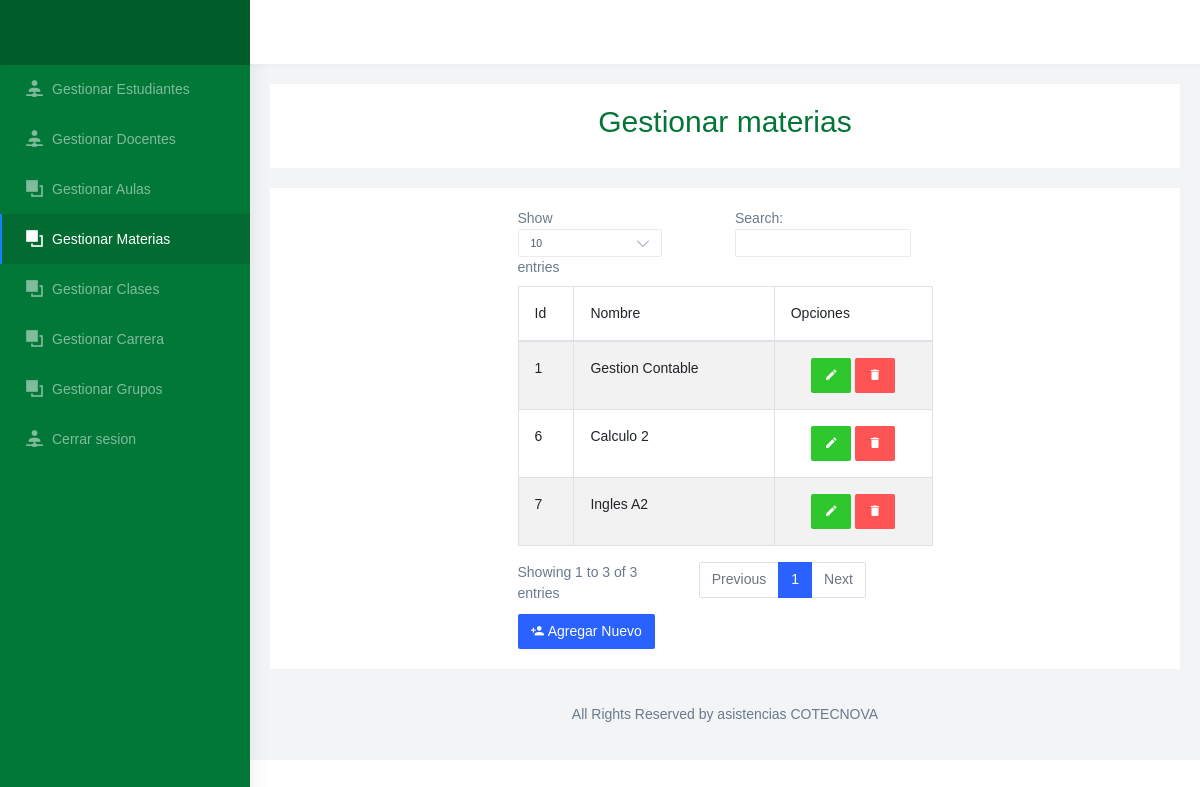
Before: /gestion_materias.php with the older database file.
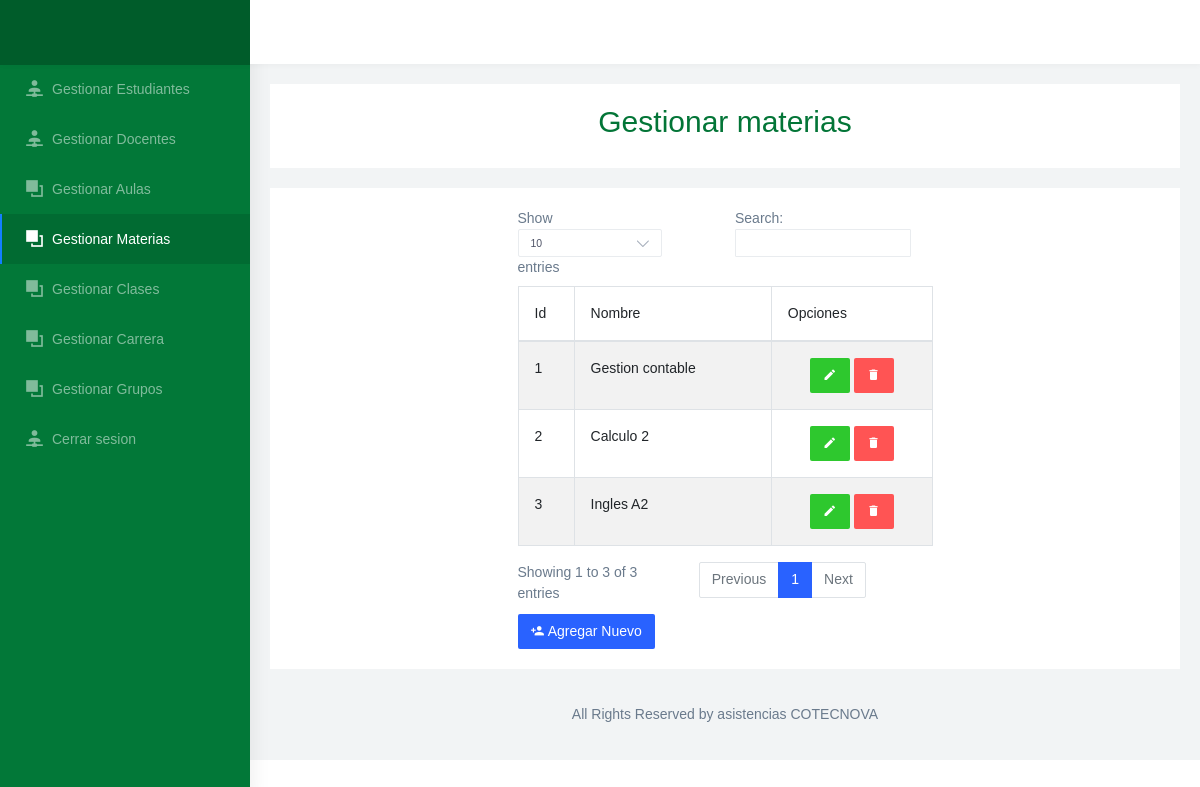
After: the same page with the newer database file.
### tables this page shows
CREATE TABLE `materia` (
  `id_materia` int(11) NOT NULL COMMENT 'Id de la materia',
  `nombre` varchar(45) NOT NULL COMMENT 'Nombre de la materia',
  `estado` int(11) NOT NULL COMMENT 'Activo o inactivo'
);

### Modelo/MySQL.php (called while the page is built, shortened)
<?php
class MySQL{
    private $hostname  = "localhost";
    private $user = "root";
    private $password = "";
    private $database = "asistencia";
    private $conexion;
    public function conectar(){
        $this->conexion = mysqli_connect($this->hostname, $this->user, $this->password, $this->database);
    }
    public function efectuarConsulta($consulta){
        mysqli_query($this->conexion, "SET lc_time_names = 'es_ES'" );
        mysqli_query($this->conexion, "SET NAMES 'utf8'");
        mysqli_query($this->conexion, "SET CHARACTER 'utf8'");
       $this->resultadoConsulta = mysqli_query($this->conexion, $consulta);
        return $this->resultadoConsulta;
    }
}

### gestion_materias.php (the view, shortened to what this page needs)
<!DOCTYPE html>
<html dir="ltr" lang="en">
<head>
  <link href="css/chartist.min.css" rel="stylesheet">
  <link href="css/style.min.css" rel="stylesheet">
  <link href="css/ie7.css" rel="stylesheet">
  <link href="css/materialdesignicons.min.css" rel="stylesheet">
  <link href="css/weather-icons.min.css" rel="stylesheet">
  <link href="css/registro.css" rel="stylesheet" media="all">
  <link href="https://cdnjs.cloudflare.com/ajax/libs/twitter-bootstrap/4.5.2/css/bootstrap.css" rel="stylesheet" media="all">
</head>
<body>
  <?php
  if (!isset($_SESSION['tipousuario'])) {
    require_once 'Modelo/MySQL.php';
    $mysql = new MySQL;
    $mysql->conectar();
    $MostrarDatos = $mysql->efectuarConsulta("SELECT asistencia.materia.id_materia, asistencia.materia.nombre from materia where asistencia.materia.estado = 1");
  }
  ?>
  <div id="main-wrapper" data-navbarbg="skin6" data-theme="light" data-layout="vertical" data-sidebartype="full" data-boxed-layout="full">
    <header class="topbar" data-navbarbg="skin6">
      <nav class="navbar top-navbar navbar-expand-md navbar-light">
        <div class="navbar-header" data-logobg="skin5">
          <div class="navbar-brand">
            <a href="index.html" class="logo">
            </a>
          </div>
        </div>
      </nav>
    </header>
    <div class="page-wrapper">
      <div class="container-fluid">
        <div class="row">
          <div class="col-12">
            <div class="card">
              <div class="card-body" align="center">
                  <h2 style="color: #037537">Gestionar materias</h2>
              </div>
            </div>
            <div class="card">
              <div class="card-body">
                <div class="container col-md-6 col-md-offset-3">
                  <table id="example" class="table table-striped table-bordered" style="width:100%">
                    <thead>
                      <tr>
                        <th>Id</th>
                        <th>Nombre</th>
                        <th>Opciones</th>
                      </tr>
                    </thead>
                    <tbody>
                      <tr>
                        <?php
                        while ($valores1 = mysqli_fetch_assoc($MostrarDatos)) {
                          $id_materia = $valores1 ['id_materia'];
                        ?>
                          <td><?php echo $valores1['id_materia'] ?></td>
                          <td><?php echo $valores1['nombre'] ?></td>
                          <td>
                            <div class="text-center">
                              <a class="btn" style="background-color: #2EC82E;color: white" href='update_materias2.php?id_materia=<?php echo $id_materia; ?>' role="button"><i class="mdi mdi-pencil"></i></a>
                              <a class="btn" style="background-color: #FF5454;color: white" href='Controlador/delete_materia.php?id_materia=<?php echo $id_materia; ?>' role="button"><i class="mdi mdi-delete"></i></a>
                            </div>
                          </td>
                      </tr>
                    <?php
                        }
                    ?>
                    </tbody>
                  </table>
                  <a class="btn" style="background-color: #2962FF;color: white" href="registro_materias.php" role="button"><i class="mdi mdi-account-plus"></i> Agregar Nuevo</a>
                </div>
              </div>
            </div>
          </div>
        </div>
        <footer class="footer text-center">
          All Rights Reserved by asistencias COTECNOVA
        </footer>
      </div>
    </div>
</body>
</html>

Changed rows visible on the page:
removed materia: id_materia "6", nombre "Calculo 2"
removed materia: id_materia "7", nombre "Ingles A2"
changed materia id 1: nombre "Gestion Contable" → "Gestion contable"
added materia: id_materia "2", nombre "Calculo 2"
added materia: id_materia "3", nombre "Ingles A2"
